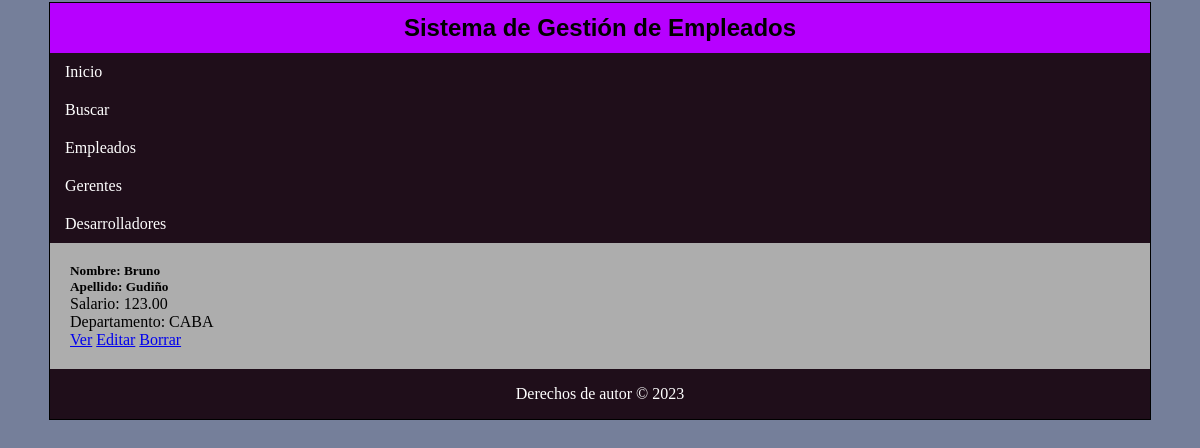
The app's page /empleados/gerentes/ with its own data.
### empleados/models.py (models this page shows, shortened)
class Gerente(models.Model):
    nombre = models.CharField(max_length=100)
    apellido = models.CharField(max_length=100)
    salario = models.DecimalField(max_digits=8, decimal_places=2)
    departamento = models.CharField(max_length=100)

### empleados/views.py (the view)
# urls.py: path('gerentes/', views.ListadoGerentes.as_view(), name='listado_gerentes'),
class ListadoGerentes(ListView):
    model = Gerente
    template_name = 'gerentes/listar_gerente.html'

### empleados/templates/gerentes/listar_gerente.html (shortened to what this page needs)
{% extends 'empleados/base.html' %}
{% load static %}
{% block main %}
{% if object_list %}
    <div class="row">
        {% for gerente in object_list %}
            <div class="card m-2" style="width: 18rem;">
                <div class="card-body">
                    <h5 class="card-title">Nombre: {{ gerente.nombre }} </h5>
                    <h5 class="card-title">Apellido: {{ gerente.apellido }}</h5>
                    <p class="card-text">Salario: {{ gerente.salario }}</p>
                    <p class="card-text">Departamento: {{ gerente.departamento }}</p>
                    <a href="{% url 'empleados:mostrar_gerente' gerente.id %}" class="btn btn-primary">Ver</a>
                    <a href="{% url 'empleados:editar_gerente' gerente.id %}" class="btn btn-primary">Editar</a>
                    <a href="{% url 'empleados:eliminar_gerente' gerente.id %}" class="btn btn-primary">Borrar</a>
                </div>
            </div>
        {% endfor %}
    </div>
{% else %}
    <div class="card" style="width: 18rem;">
        <div class="card-body">
            <p class="card-text">No se encontraron datos.</p>
        </div>
    </div>
{% endif %}
{% endblock main %}

### empleados/static/styles.css (style rules this page uses)
* { margin: 0px; padding: 0px; }
body { background: #757f9a; }

### records on screen
Gerente: nombre "Bruno", apellido "Gudiño", salario "123.00", departamento "CABA"
